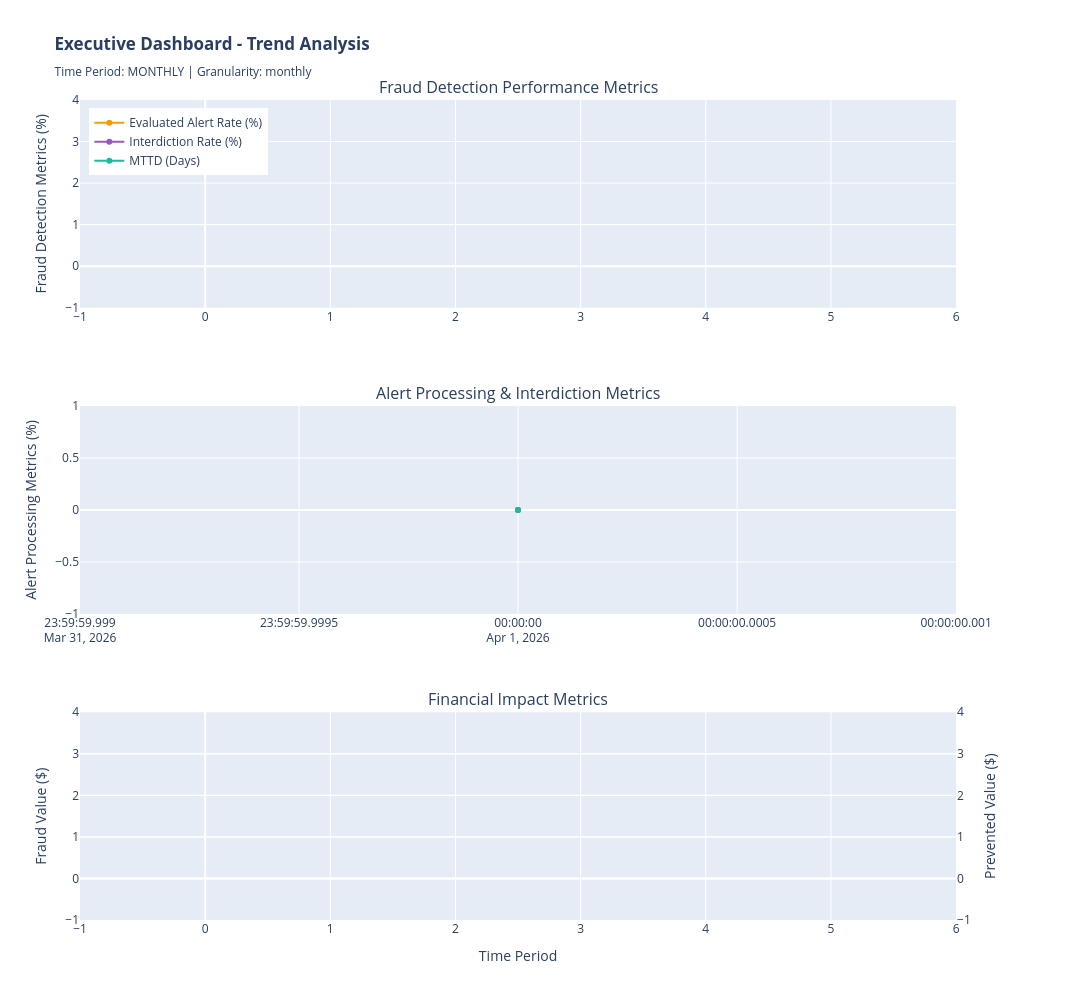

This figure's notebook cell:
### Code cell
# ============================================================================
# SECTION 8.2: RENDER TIME-SERIES CHARTS (Trends Over Time)
# ============================================================================

print("\n" + "="*80)
print("VISUALIZATION: TIME-SERIES TRENDS")
print("="*80)

# Create 3 time-series subplots
fig_trends = make_subplots(
    rows=3, cols=1,
    subplot_titles=(
        "Fraud Detection Performance Metrics",
        "Alert Processing & Interdiction Metrics",
        "Financial Impact Metrics"
    ),
    specs=[
        [{"secondary_y": False}],
        [{"secondary_y": False}],
        [{"secondary_y": True}]
    ],
    vertical_spacing=0.12
)

# CHART 1: Fraud Performance Metrics
fig_trends.add_trace(
    go.Scatter(
        x=fraud_perf_pd['period'],
        y=fraud_perf_pd['fraud_rate_pct'],
        name='Fraud Rate (%)',
        mode='lines+markers',
        line=dict(color='#e74c3c', width=2),
        marker=dict(size=6)
    ),
    row=1, col=1
)

fig_trends.add_trace(
    go.Scatter(
        x=fraud_perf_pd['period'],
        y=fraud_perf_pd['precision_calc'],
        name='Precision (%)',
        mode='lines+markers',
        line=dict(color='#3498db', width=2),
        marker=dict(size=6)
    ),
    row=1, col=1
)

fig_trends.add_trace(
    go.Scatter(
        x=fraud_perf_pd['period'],
        y=fraud_perf_pd['tpr_calc'],
        name='TPR/Recall (%)',
        mode='lines+markers',
        line=dict(color='#2ecc71', width=2),
        marker=dict(size=6)
    ),
    row=1, col=1
)

# CHART 2: Alert Processing Metrics
fig_trends.add_trace(
    go.Scatter(
        x=alert_perf_pd['period'],
        y=alert_perf_pd['evaluated_alert_rate_calc'],
        name='Evaluated Alert Rate (%)',
        mode='lines+markers',
        line=dict(color='#f39c12', width=2),
        marker=dict(size=6)
    ),
    row=2, col=1
)

fig_trends.add_trace(
    go.Scatter(
        x=alert_perf_pd['period'],
        y=alert_perf_pd['overall_interdiction_rate_pct'],
        name='Interdiction Rate (%)',
        mode='lines+markers',
        line=dict(color='#9b59b6', width=2),
        marker=dict(size=6)
    ),
    row=2, col=1
)

fig_trends.add_trace(
    go.Scatter(
        x=case_perf_pd['period'],
        y=case_perf_pd['mttd_days'],
        name='MTTD (Days)',
        mode='lines+markers',
        line=dict(color='#1abc9c', width=2),
        marker=dict(size=6)
    ),
    row=2, col=1
)

# CHART 3: Financial Metrics
fig_trends.add_trace(
    go.Scatter(
        x=financial_pd['period'],
        y=financial_pd['total_fraud_value'],
        name='Total Fraud Value',
        mode='lines+markers',
        line=dict(color='#c0392b', width=2),
        marker=dict(size=6)
    ),
    row=3, col=1, secondary_y=False
)

fig_trends.add_trace(
    go.Scatter(
        x=financial_pd['period'],
        y=financial_pd['prevented_fraud_value_calc'],
        name='Prevented Fraud Value',
        mode='lines+markers',
        line=dict(color='#27ae60', width=2),
        marker=dict(size=6)
    ),
    row=3, col=1, secondary_y=True
)

# Update axes labels
fig_trends.update_yaxes(title_text="Fraud Detection Metrics (%)", row=1, col=1)
fig_trends.update_yaxes(title_text="Alert Processing Metrics (%)", row=2, col=1)
fig_trends.update_yaxes(title_text="Fraud Value ($)", row=3, col=1, secondary_y=False)
fig_trends.update_yaxes(title_text="Prevented Value ($)", row=3, col=1, secondary_y=True)
fig_trends.update_xaxes(title_text="Time Period", row=3, col=1)

fig_trends.update_layout(
    title_text=f"<b>Executive Dashboard - Trend Analysis</b><br><sub>Time Period: {time_granularity.upper()} | Granularity: {time_granularity}</sub>",
    height=1000,
    width=1400,
    hovermode='x unified',
    showlegend=True,
    legend=dict(x=0.01, y=0.99)
)

print("✓ Time-series trend charts created (3 subplots with 10 metrics)")
print("  Metrics tracked: Fraud Detection, Alert Processing, Financial Impact")

# Display the figure
fig_trends.show()

### Figure 1 — Plotly figure (JSON) as saved in the notebook; plotly's stock layout.template omitted (floating-point values rounded to 4 significant figures)
{"data": [{"line": {"color": "#e74c3c", "width": 2}, "marker": {"size": 6}, "mode": "lines+markers", "name": "Fraud Rate (%)", "type": "scatter", "x": [], "xaxis": "x", "y": [], "yaxis": "y"}, {"line": {"color": "#3498db", "width": 2}, "marker": {"size": 6}, "mode": "lines+markers", "name": "Precision (%)", "type": "scatter", "x": [], "xaxis": "x", "y": [], "yaxis": "y"}, {"line": {"color": "#2ecc71", "width": 2}, "marker": {"size": 6}, "mode": "lines+markers", "name": "TPR/Recall (%)", "type": "scatter", "x": [], "xaxis": "x", "y": [], "yaxis": "y"}, {"line": {"color": "#f39c12", "width": 2}, "marker": {"size": 6}, "mode": "lines+markers", "name": "Evaluated Alert Rate (%)", "type": "scatter", "x": ["2026-04"], "xaxis": "x2", "y": [0.0], "yaxis": "y2"}, {"line": {"color": "#9b59b6", "width": 2}, "marker": {"size": 6}, "mode": "lines+markers", "name": "Interdiction Rate (%)", "type": "scatter", "x": ["2026-04"], "xaxis": "x2", "y": [0.0], "yaxis": "y2"}, {"line": {"color": "#1abc9c", "width": 2}, "marker": {"size": 6}, "mode": "lines+markers", "name": "MTTD (Days)", "type": "scatter", "x": ["2026-04"], "xaxis": "x2", "y": [0.0], "yaxis": "y2"}, {"line": {"color": "#c0392b", "width": 2}, "marker": {"size": 6}, "mode": "lines+markers", "name": "Total Fraud Value", "type": "scatter", "x": [], "xaxis": "x3", "y": [], "yaxis": "y3"}, {"line": {"color": "#27ae60", "width": 2}, "marker": {"size": 6}, "mode": "lines+markers", "name": "Prevented Fraud Value", "type": "scatter", "x": [], "xaxis": "x3", "y": [], "yaxis": "y4"}], "layout": {"annotations": [{"font": {"size": 16}, "showarrow": false, "text": "Fraud Detection Performance Metrics", "x": 0.47, "xanchor": "center", "xref": "paper", "y": 1, "yanchor": "bottom", "yref": "paper"}, {"font": {"size": 16}, "showarrow": false, "text": "Alert Processing & Interdiction Metrics", "x": 0.47, "xanchor": "center", "xref": "paper", "y": 0.6267, "yanchor": "bottom", "yref": "paper"}, {"font": {"size": 16}, "showarrow": false, "text": "Financial Impact Metrics", "x": 0.47, "xanchor": "center", "xref": "paper", "y": 0.2533, "yanchor": "bottom", "yref": "paper"}], "height": 1000, "hovermode": "x unified", "legend": {"x": 0.01, "y": 0.99}, "showlegend": true, "title": {"text": "<b>Executive Dashboard - Trend Analysis</b><br><sub>Time Period: MONTHLY | Granularity: monthly</sub>"}, "width": 1400, "xaxis": {"anchor": "y", "domain": [0, 0.94]}, "xaxis2": {"anchor": "y2", "domain": [0, 0.94]}, "xaxis3": {"anchor": "y3", "domain": [0, 0.94], "title": {"text": "Time Period"}}, "yaxis": {"anchor": "x", "domain": [0.7467, 1], "title": {"text": "Fraud Detection Metrics (%)"}}, "yaxis2": {"anchor": "x2", "domain": [0.3733, 0.6267], "title": {"text": "Alert Processing Metrics (%)"}}, "yaxis3": {"anchor": "x3", "domain": [0, 0.2533], "title": {"text": "Fraud Value ($)"}}, "yaxis4": {"anchor": "x3", "overlaying": "y3", "side": "right", "title": {"text": "Prevented Value ($)"}}}}
